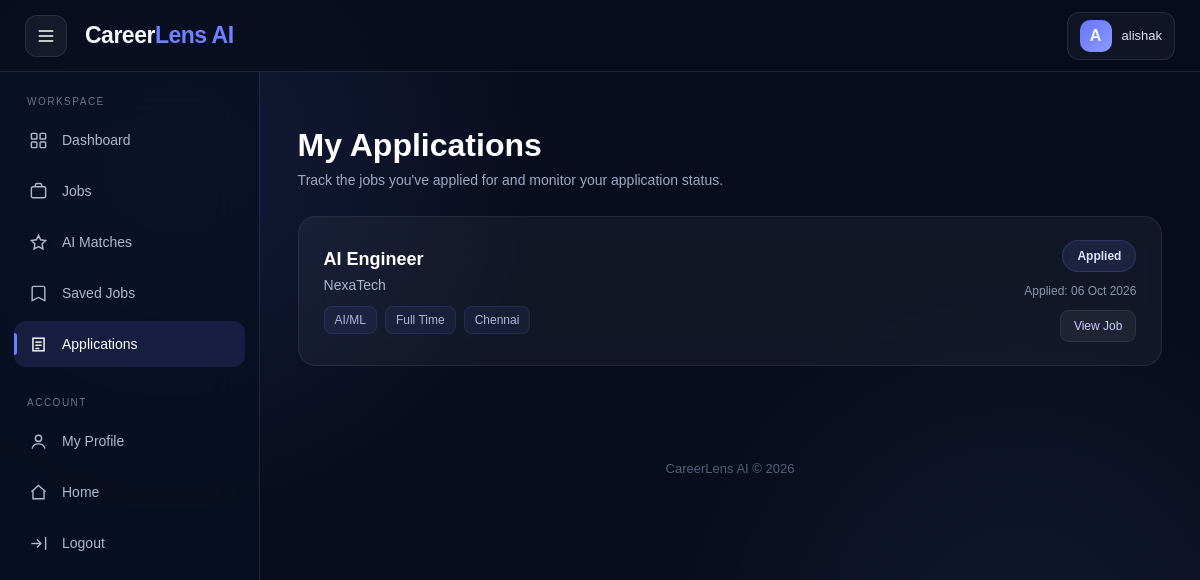
/applications/ (signed in), run on the app's committed database.
### jobs/models.py (models this page shows, shortened)
class Application(models.Model):
    STATUS_CHOICES = [
        ("Applied", "Applied"),
        ("Shortlisted", "Shortlisted"),
        ("Interview", "Interview"),
        ("Rejected", "Rejected"),
        ("Selected", "Selected"),
    ]
    user = models.ForeignKey(
        User,
        on_delete=models.CASCADE,
        related_name="applications"
    )
    job = models.ForeignKey(
        Job,
        on_delete=models.CASCADE,
        related_name="applications"
    )
    status = models.CharField(
        max_length=30,
        choices=STATUS_CHOICES,
        default="Applied"
    )
    applied_at = models.DateTimeField(auto_now_add=True)
    class Meta:
        unique_together = ("user", "job")

class Job(models.Model):
    JOB_TYPE_CHOICES = [
        ("Full Time", "Full Time"),
        ("Internship", "Internship"),
        ("Contract", "Contract"),
    ]
    title = models.CharField(max_length=200)
    company = models.CharField(max_length=200)
    description = models.TextField()
    education = models.CharField(
        max_length=100,
        blank=True
    )
    experience_years = models.PositiveIntegerField(default=0)
    location = models.CharField(max_length=100)
    state = models.CharField(
        max_length=100,
        blank=True
    )
    category = models.CharField(max_length=100)
    salary_inr = models.PositiveIntegerField(
        null=True,
        blank=True
    )
    job_type = models.CharField(
        max_length=30,
        choices=JOB_TYPE_CHOICES
    )
    skills = models.ManyToManyField(
        Skill,
        through="JobSkill",
        related_name="jobs"
    )
    application_url = models.URLField(
        blank=True
    )
    is_active = models.BooleanField(default=True)
    created_at = models.DateTimeField(auto_now_add=True)

### jobs/views.py (the view)
@login_required
def applications(request):
    application_list = Application.objects.filter(
        user=request.user
    ).select_related(
        "job"
    )
    return render(
        request,
        "applications.html",
        {
            "applications": application_list,
        }
    )

### jobs/templates/applications.html (shortened to what this page needs)
{% extends "base.html" %}
{% block content %}
<div class="applications-page">
    <div class="page-header">
        <h1>
            My Applications
        </h1>
        <p>
            Track the jobs you've applied for and monitor your application status.
        </p>
    </div>
    {% for application in applications %}
        <div class="application-card">
            <div class="job-info">
                <h3 class="job-title">
                    {{ application.job.title }}
                </h3>
                <p class="company">
                    {{ application.job.company }}
                </p>
                <div class="job-meta">
                    <span class="meta-item">
                        {{ application.job.category }}
                    </span>
                    <span class="meta-item">
                        {{ application.job.job_type }}
                    </span>
                    <span class="meta-item">
                        {{ application.job.location }}
                    </span>
                </div>
            </div>
            <div class="application-side">
                <span class="status">
                    {{ application.status }}
                </span>
                <span class="applied-date">
                    Applied:
                    {{ application.applied_at|date:"d M Y" }}
                </span>
                <a href="{% url 'job_detail' application.job.id %}"
                   class="view-job">
                    View Job
                </a>
            </div>
        </div>
    {% endfor %}
</div>
{% endblock %}

### jobs/templates/base.html (shortened to what this page needs)
{% load static %}
<!DOCTYPE html>
<html lang="en">
<head>
</head>
<body>
<header class="topbar">
    <div class="topbar-left">
        <button
            type="button"
            class="sidebar-toggle"
            id="sidebarToggle">
            <svg
                viewBox="0 0 24 24"
                fill="none"
                stroke="currentColor"
                stroke-width="2"
                stroke-linecap="round">
                <line x1="4" y1="6" x2="20" y2="6"/>
                <line x1="4" y1="12" x2="20" y2="12"/>
                <line x1="4" y1="18" x2="20" y2="18"/>
            </svg>
        </button>
        <a href="{% url 'home' %}">
            <div class="logo">
                Career<span>Lens AI</span>
            </div>
        </a>
    </div>
    <div class="topbar-right">
        {% if user.is_authenticated %}
            <div class="top-user">
                <div class="avatar">
                    {{ request.user.username|first|upper }}
                </div>
                <span class="top-username">
                    {{ request.user.username }}
                </span>
            </div>
        {% endif %}
    </div>
</header>
<aside class="sidebar">
    {% if user.is_authenticated %}
        <div class="sidebar-title">
            Workspace
        </div>
        <nav class="sidebar-menu">
            <a
                href="{% url 'dashboard' %}"
                class="sidebar-link">
                <span class="sidebar-icon">
                    <svg
                        viewBox="0 0 24 24"
                        fill="none"
                        stroke="currentColor"
                        stroke-width="1.8">
                        <rect x="3" y="3"
                              width="7" height="7"
                              rx="1"/>
                        <rect x="14" y="3"
                              width="7" height="7"
                              rx="1"/>
                        <rect x="3" y="14"
                              width="7" height="7"
                              rx="1"/>
                        <rect x="14" y="14"
                              width="7" height="7"
                              rx="1"/>
                    </svg>
                </span>
                <span class="sidebar-label">
                    Dashboard
                </span>
            </a>
            <a
                href="{% url 'job_list' %}"
                class="sidebar-link">
                <span class="sidebar-icon">
                    <svg
                        viewBox="0 0 24 24"
                        fill="none"
                        stroke="currentColor"
                        stroke-width="1.8">
                        <rect x="3" y="6"
                              width="18"
                              height="14"
                              rx="2"/>
                        <path
                            d="M8 6V4a2 2 0 0 1 2-2h4a2 2 0 0 1 2 2v2"/>
                    </svg>
                </span>
                <span class="sidebar-label">
                    Jobs
                </span>
            </a>
            <a
                href="{% url 'recommendations' %}"
                class="sidebar-link">
                <span class="sidebar-icon">
                    <svg
                        viewBox="0 0 24 24"
                        fill="none"
                        stroke="currentColor"
                        stroke-width="1.8">
                        <path
                            d="M12 3l2.7 5.5L21 9.4l-4.5 4.4 1.1 6.2L12 17.1 6.4 20l1.1-6.2L3 9.4l6.3-.9L12 3z"/>
                    </svg>
                </span>
                <span class="sidebar-label">
                    AI Matches
                </span>
            </a>
            <a
                href="{% url 'saved_jobs' %}"
                class="sidebar-link">
                <span class="sidebar-icon">
                    <svg
                        viewBox="0 0 24 24"
                        fill="none"
                        stroke="currentColor"
                        stroke-width="1.8">
                        <path
                            d="M6 3h12a2 2 0 0 1 2 2v16l-8-4-8 4V5a2 2 0 0 1 2-2z"/>
                    </svg>
                </span>
                <span class="sidebar-label">
                    Saved Jobs
                </span>
            </a>
            <a
                href="{% url 'applications' %}"
                class="sidebar-link">
                <span class="sidebar-icon">
                    <svg
                        viewBox="0 0 24 24"
                        fill="none"
                        stroke="currentColor"
                        stroke-width="1.8">
                        <rect
                            x="5"
                            y="4"
                            width="14"
                            height="16"/>
                        <path d="M8 9h8"/>
                        <path d="M8 13h8"/>
                        <path d="M8 17h5"/>
                    </svg>
                </span>
                <span class="sidebar-label">
                    Applications
                </span>
            </a>
        </nav>
        <div style="height:30px;"></div>
        <div class="sidebar-title">
            Account
        </div>
        <nav class="sidebar-menu">
            <a
                href="{% url 'profile' %}"
                class="sidebar-link">
                <span class="sidebar-icon">
                    <svg
                        viewBox="0 0 24 24"
                        fill="none"
                        stroke="currentColor"
                        stroke-width="1.8">
                        <circle cx="12"
                                cy="8"
                                r="4"/>
                        <path
                            d="M4 21c.8-4.2 3.5-6 8-6s7.2 1.8 8 6"/>
                    </svg>
                </span>
                <span class="sidebar-label">
                    My Profile
                </span>
            </a>
            <a
                href="{% url 'home' %}"
                class="sidebar-link">
                <span class="sidebar-icon">
                    <svg
                        viewBox="0 0 24 24"
                        fill="none"
                        stroke="currentColor"
                        stroke-width="1.8">
                        <path d="M3 11l9-8 9 8"/>
                        <path d="M5 10v10h14V10"/>
                    </svg>
                </span>
                <span class="sidebar-label">
                    Home
                </span>
            </a>
            <a
                href="{% url 'logout' %}"
                class="sidebar-link">
                <span class="sidebar-icon">
                    <svg
                        viewBox="0 0 24 24"
                        fill="none"
                        stroke="currentColor"
                        stroke-width="1.8">
                        <path d="M10 17l5-5-5-5"/>
                        <path d="M15 12H3"/>
                        <path d="M21 4v16"/>
                    </svg>
                </span>
                <span class="sidebar-label">
                    Logout
                </span>
            </a>
        </nav>
    {% endif %}
</aside>
<main class="main-content">
    <div class="container">
        {% block content %}
        {% endblock %}
    </div>
    <footer>
        CareerLens AI &copy; 2026
    </footer>
</main>
</body>
</html>

### jobs/templates/base.html (style rules this page uses)
* { margin: 0; padding: 0; box-sizing: border-box; }
:root { --bg: #080d1d; --sidebar: 260px; --sidebar-small: 78px; --topbar: 72px; --primary: #7180ff; --text: #f5f7ff; --muted: #94a3b8; --border: rgba(255,255,255,.10); --glass: rgba(255,255,255,.055); }
html { scroll-behavior: smooth; }
body { font-family: Arial, Helvetica, sans-serif; background: radial-gradient( circle at 15% 20%, rgba(102,117,245,.13), transparent 30% ), radial-gradient( circle at 85% 80%, rgba(124,140,255,.08), transparent 30% ), var(--bg); color: var(--text); min-height: 100vh; overflow-x: hidden; }
a { text-decoration: none; color: inherit; }
.topbar { position: fixed; top: 0; left: 0; right: 0; height: var(--topbar); display: flex; align-items: center; justify-content: space-between; padding: 0 25px; z-index: 1000; background: rgba(8,13,29,.78); backdrop-filter: blur(22px); border-bottom: 1px solid var(--border); }
.topbar-left { display: flex; align-items: center; gap: 18px; }
.logo { font-size: 23px; font-weight: 800; letter-spacing: -.5px; }
.logo span { color: var(--primary); }
.sidebar-toggle { width: 42px; height: 42px; border-radius: 12px; border: 1px solid var(--border); background: rgba(255,255,255,.05); color: white; cursor: pointer; display: flex; align-items: center; justify-content: center; transition: .25s; }
.sidebar-toggle svg { width: 20px; height: 20px; }
.topbar-right { display: flex; align-items: center; gap: 10px; }
.top-user { display: flex; align-items: center; gap: 10px; padding: 7px 12px; border-radius: 12px; background: rgba(255,255,255,.04); border: 1px solid var(--border); }
.avatar { width: 32px; height: 32px; border-radius: 10px; display: flex; align-items: center; justify-content: center; background: linear-gradient( 135deg, #6675f5, #8d99ff ); font-weight: 700; }
.top-username { font-size: 13px; color: #dbe2f2; }
.sidebar { position: fixed; left: 0; top: var(--topbar); bottom: 0; width: var(--sidebar); padding: 24px 14px; background: rgba(10,16,35,.78); backdrop-filter: blur(25px); border-right: 1px solid var(--border); z-index: 900; transition: width .28s ease; }
.sidebar-title { font-size: 10px; text-transform: uppercase; letter-spacing: 1.5px; color: #64748b; padding: 0 13px; margin-bottom: 10px; }
.sidebar-menu { display: flex; flex-direction: column; gap: 5px; }
.sidebar-link { position: relative; display: flex; align-items: center; gap: 13px; min-height: 46px; padding: 10px 13px; border-radius: 12px; color: #aeb9cd; font-size: 14px; transition: .25s; }
.sidebar-link.active { color: white; background: rgba(113,128,255,.13); }
.sidebar-link.active::before { content: ""; position: absolute; left: 0; width: 3px; height: 22px; background: var(--primary); border-radius: 0 5px 5px 0; }
.sidebar-icon { width: 22px; min-width: 22px; display: flex; align-items: center; justify-content: center; }
.sidebar-icon svg { width: 19px; height: 19px; }
.sidebar-label { white-space: nowrap; transition: .2s; }
.main-content { min-height: 100vh; margin-left: var(--sidebar); padding-top: var(--topbar); transition: margin-left .28s ease; }
.container { width: 92%; max-width: 1400px; margin: 0 auto; padding: 35px 0 50px; }
footer { text-align: center; padding: 25px; color: #526078; font-size: 13px; }

### data on the page
Application: job "AI Engineer", job.company "NexaTech", job.category "AI/ML", job.job_type "Full Time", job.location "Chennai", status "Applied", applied_at "06 Oct 2026"

### other printed values
{{ request.user.username|first|upper }} "A"
{{ request.user.username }} "alishak"
